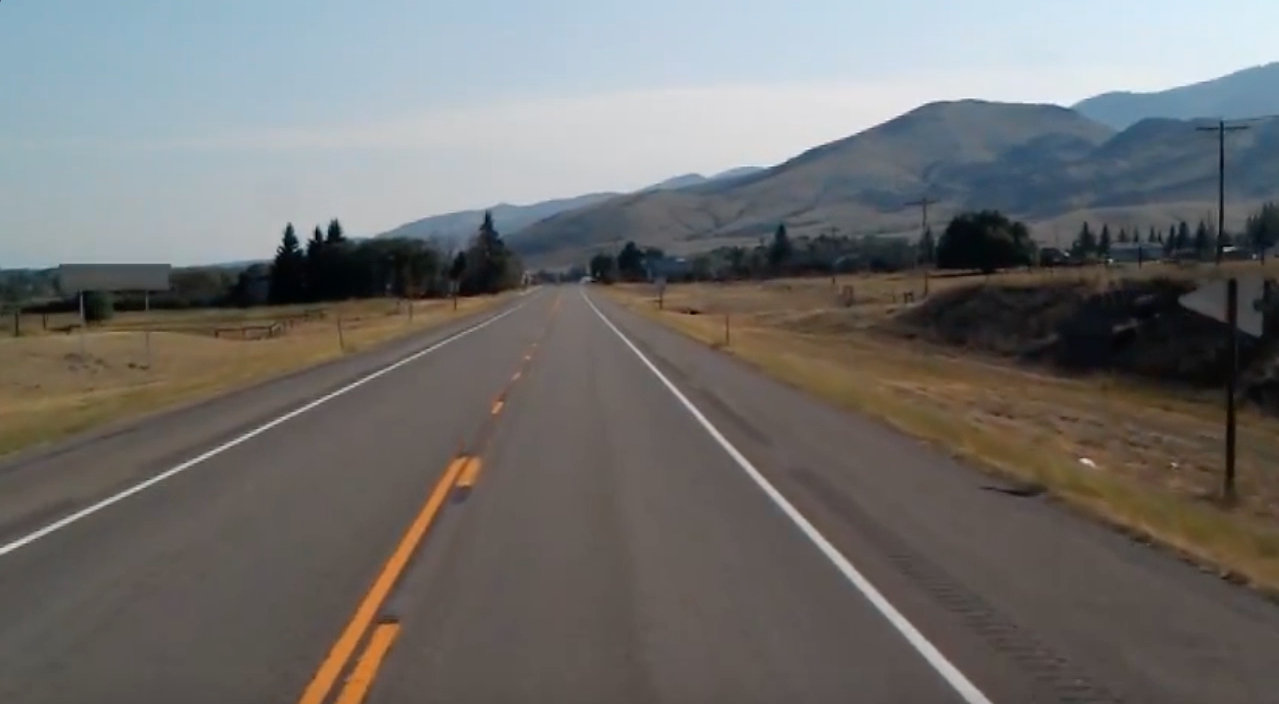
#> input picture opencv/normal-practice/test_image.jpg, 1279 x 704 px, given in place of the camera
$ python video-color-detect.py
#> lines starting #> are read from the running program, lines starting #| are printed output that depends on the picture; after the words box and inside, x2 and y2 are one past the last pixel; in counts of white or black regions, pixels touching at a corner belong together
# -*- coding: utf-8 -*-

import numpy as np
import cv2


cap = cv2.VideoCapture(0)

while True:
    # ret，True False
    ret, frame = cap.read()
#> frame is the input picture: shape (704, 1279, 3); mean B, G, R 109.7, 111.3, 112.3

    # bgr to hsv
    hsv = cv2.cvtColor(frame, cv2.COLOR_BGR2HSV)
#> hsv: shape (704, 1279, 3); mean H, S, V 51.3, 49.6, 121.7

    # HSV顏色表，網路提供
    lower_blue = np.array([100, 43, 46])
    upper_blue = np.array([124, 255, 255])

    mask = cv2.inRange(hsv, lower_blue, upper_blue)
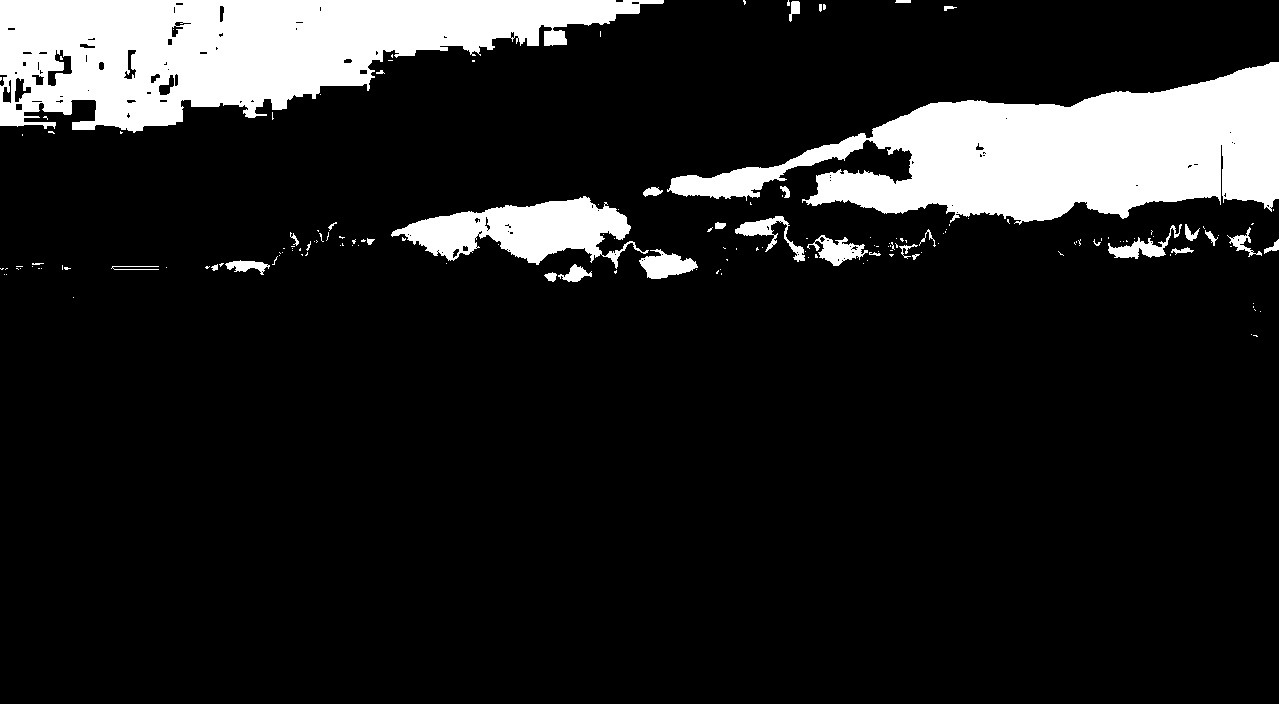
#> mask: shape (704, 1279); 12.8% white; 162 white regions (129 under 20 px), largest, box (x1, y1, x2, y2) and area: (667, 62, 1279, 225) 50193, (0, 0, 664, 133) 49976, (391, 196, 649, 269) 9160

    res = cv2.bitwise_and(frame, frame, mask=mask)
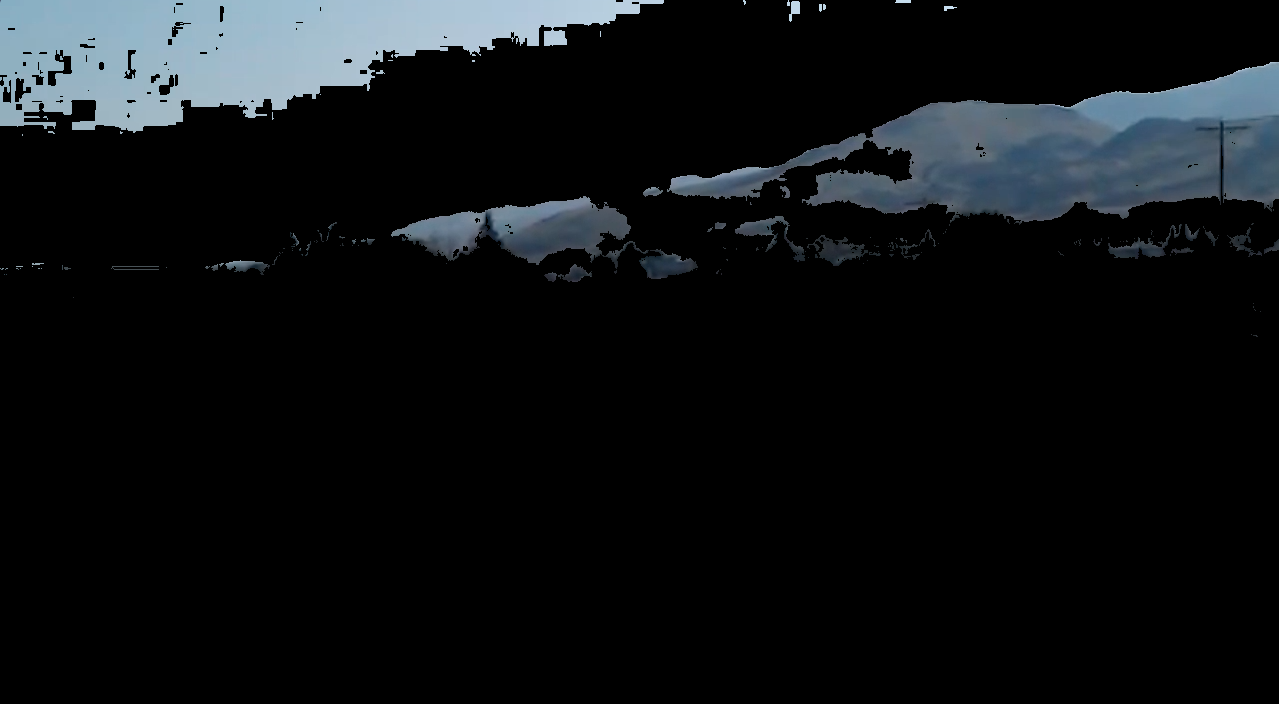
#> res: shape (704, 1279, 3); mean B, G, R 19.5, 17.4, 14.6

    cv2.imshow('frame', frame)
    cv2.imshow('mask', mask)
    cv2.imshow('res', res)

    if cv2.waitKey(1) & 0xFF == 27:
#> (key Esc is pressed here)
        break


cap.release()
cv2.destroyAllWindows()
